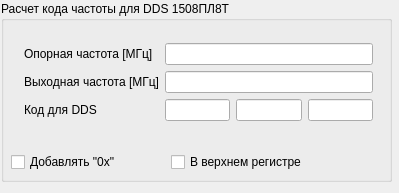
<?xml version="1.0" encoding="UTF-8"?>
<ui version="4.0">
 <class>DDSCalc</class>
 <widget class="QMainWindow" name="DDSCalc">
  <property name="geometry">
   <rect>
    <x>0</x>
    <y>0</y>
    <width>399</width>
    <height>193</height>
   </rect>
  </property>
  <property name="minimumSize">
   <size>
    <width>200</width>
    <height>100</height>
   </size>
  </property>
  <property name="maximumSize">
   <size>
    <width>444</width>
    <height>340</height>
   </size>
  </property>
  <property name="windowTitle">
   <string>DDSCalc</string>
  </property>
  <widget class="QWidget" name="centralWidget">
   <property name="minimumSize">
    <size>
     <width>391</width>
     <height>340</height>
    </size>
   </property>
   <widget class="QGroupBox" name="groupBox">
    <property name="geometry">
     <rect>
      <x>1</x>
      <y>1</y>
      <width>391</width>
      <height>181</height>
     </rect>
    </property>
    <property name="font">
     <font>
      <weight>50</weight>
      <bold>false</bold>
     </font>
    </property>
    <property name="title">
     <string>Расчет кода частоты для DDS 1508ПЛ8Т</string>
    </property>
    <widget class="QWidget" name="layoutWidget">
     <property name="geometry">
      <rect>
       <x>12</x>
       <y>31</y>
       <width>371</width>
       <height>111</height>
      </rect>
     </property>
     <layout class="QGridLayout" name="gridLayout_2">
      <property name="sizeConstraint">
       <enum>QLayout::SetMaximumSize</enum>
      </property>
      <item row="2" column="0">
       <widget class="QLabel" name="label_3">
        <property name="text">
         <string>Код для DDS</string>
        </property>
       </widget>
      </item>
      <item row="1" column="0">
       <widget class="QLabel" name="label_2">
        <property name="text">
         <string>Выходная частота [МГц]</string>
        </property>
       </widget>
      </item>
      <item row="1" column="1" colspan="3">
       <widget class="QLineEdit" name="lineEditFrequencyOutput"/>
      </item>
      <item row="0" column="0">
       <widget class="QLabel" name="label">
        <property name="text">
         <string>Опорная частота [МГц]</string>
        </property>
       </widget>
      </item>
      <item row="0" column="1" colspan="3">
       <widget class="QLineEdit" name="lineEditFrequencyReference"/>
      </item>
      <item row="2" column="1">
       <widget class="QLineEdit" name="lineEditDDSCodeH"/>
      </item>
      <item row="2" column="3">
       <widget class="QLineEdit" name="lineEditDDSCodeL"/>
      </item>
      <item row="2" column="2">
       <widget class="QLineEdit" name="lineEditDDSCodeM"/>
      </item>
     </layout>
    </widget>
    <widget class="QCheckBox" name="checkBoxAdd0x">
     <property name="geometry">
      <rect>
       <x>10</x>
       <y>150</y>
       <width>120</width>
       <height>22</height>
      </rect>
     </property>
     <property name="text">
      <string>Добавлять &quot;0x&quot;</string>
     </property>
    </widget>
    <widget class="QCheckBox" name="checkBoxUpperCase">
     <property name="geometry">
      <rect>
       <x>170</x>
       <y>150</y>
       <width>148</width>
       <height>22</height>
      </rect>
     </property>
     <property name="text">
      <string>В верхнем регистре</string>
     </property>
    </widget>
   </widget>
  </widget>
 </widget>
 <layoutdefault spacing="6" margin="11"/>
 <resources/>
 <connections/>
</ui>
